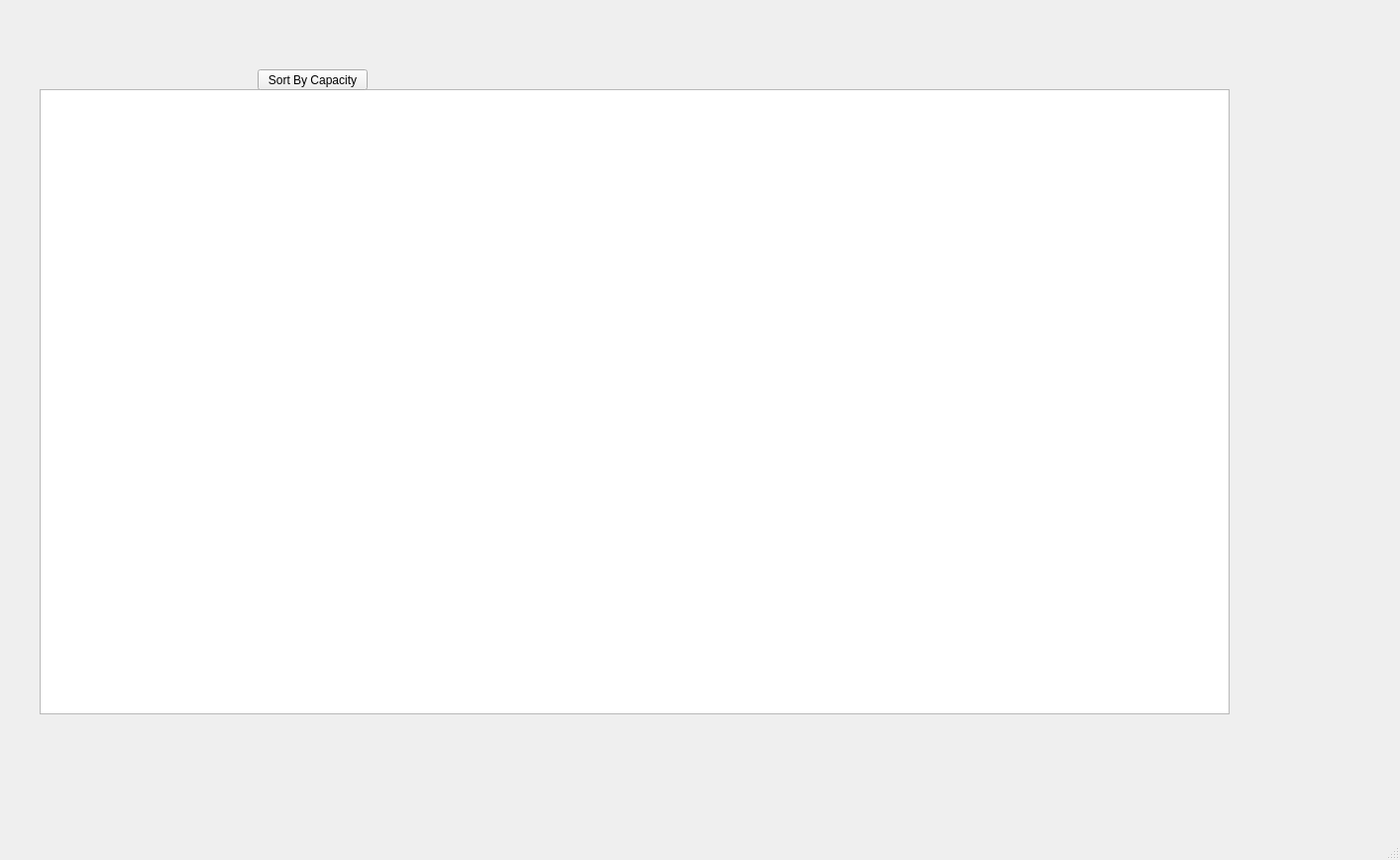
<?xml version="1.0" encoding="UTF-8"?>
<ui version="4.0">
 <class>MainWindow</class>
 <widget class="QMainWindow" name="MainWindow">
  <property name="geometry">
   <rect>
    <x>0</x>
    <y>0</y>
    <width>1413</width>
    <height>868</height>
   </rect>
  </property>
  <property name="windowTitle">
   <string>MainWindow</string>
  </property>
  <widget class="QWidget" name="centralwidget">
   <widget class="QTableWidget" name="tableWidget">
    <property name="geometry">
     <rect>
      <x>40</x>
      <y>90</y>
      <width>1201</width>
      <height>631</height>
     </rect>
    </property>
   </widget>
   <widget class="QPushButton" name="sort_items">
    <property name="geometry">
     <rect>
      <x>260</x>
      <y>70</y>
      <width>111</width>
      <height>21</height>
     </rect>
    </property>
    <property name="text">
     <string>Sort By Capacity</string>
    </property>
   </widget>
  </widget>
  <widget class="QMenuBar" name="menubar">
   <property name="geometry">
    <rect>
     <x>0</x>
     <y>0</y>
     <width>1413</width>
     <height>20</height>
    </rect>
   </property>
  </widget>
  <widget class="QStatusBar" name="statusbar"/>
 </widget>
 <resources/>
 <connections/>
</ui>
